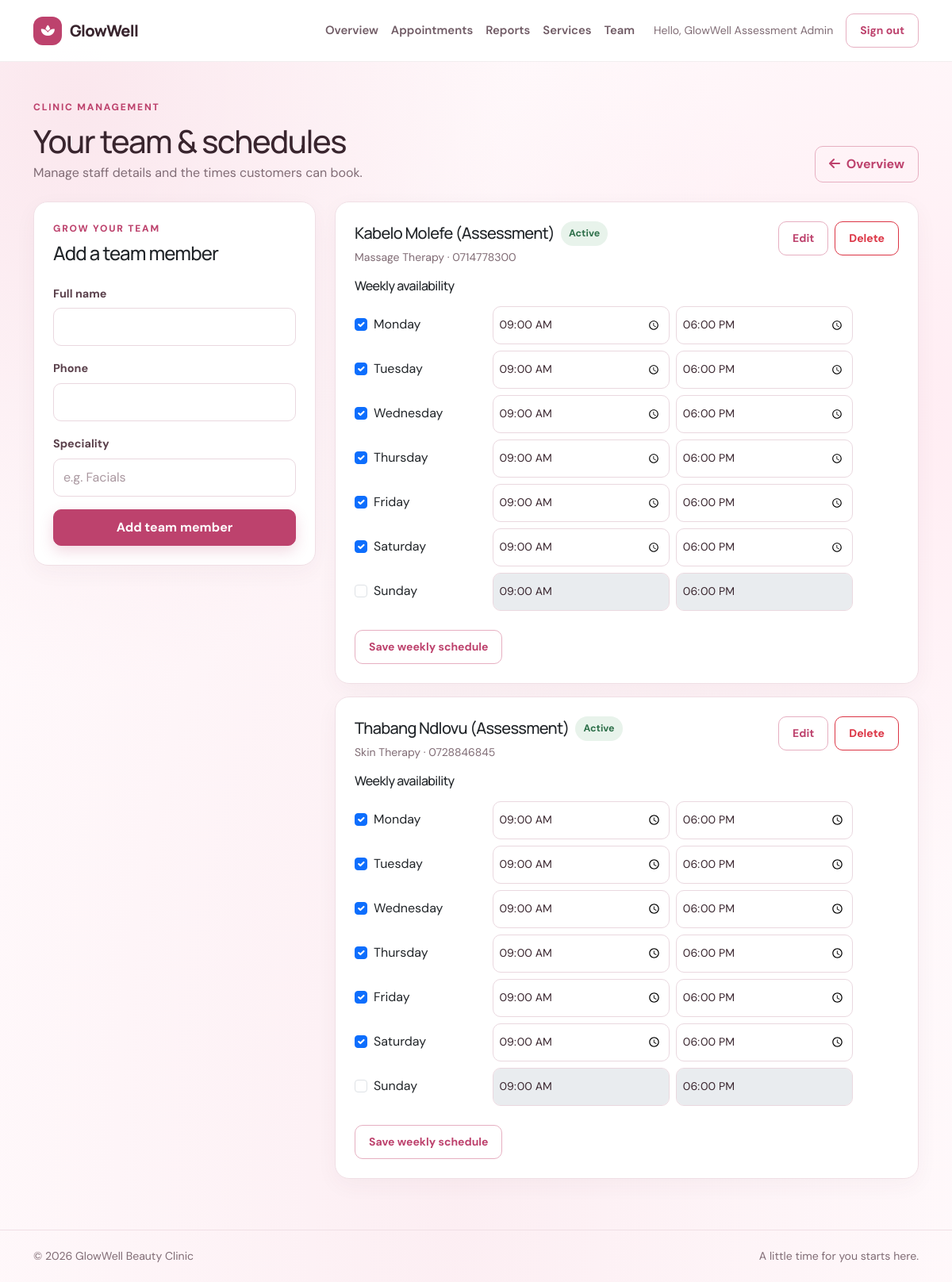
The page /admin/staff.php (signed in) on the database its author committed.
### tables this page shows
CREATE TABLE IF NOT EXISTS staff (
    staff_id INT NOT NULL AUTO_INCREMENT,
    fullname VARCHAR(100) NOT NULL,
    phone VARCHAR(20) NULL,
    speciality VARCHAR(100) NULL,
    status ENUM('Active', 'Inactive') NOT NULL DEFAULT 'Active',
    PRIMARY KEY (staff_id)
);

CREATE TABLE IF NOT EXISTS staff_schedules (
    schedule_id INT NOT NULL AUTO_INCREMENT,
    staff_id INT NOT NULL,
    weekday TINYINT UNSIGNED NOT NULL COMMENT 'ISO weekday: Monday = 1, Sunday = 7',
    start_time TIME NOT NULL,
    end_time TIME NOT NULL,
    PRIMARY KEY (schedule_id),
    UNIQUE KEY uq_staff_schedules_staff_weekday (staff_id, weekday),
    CONSTRAINT chk_staff_schedules_weekday CHECK (weekday BETWEEN 1 AND 7),
    CONSTRAINT chk_staff_schedules_times CHECK (start_time < end_time),
    CONSTRAINT fk_staff_schedules_staff FOREIGN KEY (staff_id)
        REFERENCES staff (staff_id)
        ON DELETE CASCADE
);

### admin/staff.php (the view, shortened to what this page needs)
<?php
require "../config/db.php";
$weekdays = [1 => "Monday", 2 => "Tuesday", 3 => "Wednesday", 4 => "Thursday", 5 => "Friday", 6 => "Saturday", 7 => "Sunday"];
$editMember = null;
$staff = $pdo->query("SELECT * FROM staff ORDER BY fullname ASC")->fetchAll(PDO::FETCH_ASSOC);
$schedules = $pdo->query("SELECT * FROM staff_schedules ORDER BY staff_id, weekday")->fetchAll(PDO::FETCH_ASSOC);
$schedulesByStaff = [];
foreach ($schedules as $schedule) {
    $schedulesByStaff[(int) $schedule["staff_id"]][(int) $schedule["weekday"]] = $schedule;
}
include "../includes/header.php";
?>
<div class="d-flex flex-column flex-sm-row justify-content-between align-items-sm-end gap-3 mb-4">
    <div>
        <span class="eyebrow">Clinic management</span>
        <h1 class="mt-2 mb-1">Your team &amp; schedules</h1>
        <p class="text-muted mb-0">Manage staff details and the times customers can book.</p>
    </div>
    <a class="btn btn-outline-primary" href="dashboard.php"><i class="fa-solid fa-arrow-left me-1" aria-hidden="true"></i> Overview</a>
</div>
<div class="row g-4">
    <div class="col-lg-4">
        <section class="card p-4">
            <span class="eyebrow"><?= $editMember ? "Edit team" : "Grow your team" ?></span>
            <h2 class="h4 mt-2 mb-4"><?= $editMember ? "Update team member" : "Add a team member" ?></h2>
            <form method="post" action="staff.php<?= $editMember ? "?edit=" . (int) $editMember["staff_id"] : "" ?>">
                <div class="mb-3">
                    <label class="form-label" for="fullname">Full name</label>
                    <input class="form-control" id="fullname" name="fullname" type="text" maxlength="100" value="<?= htmlspecialchars($editMember["fullname"] ?? "", ENT_QUOTES, "UTF-8") ?>" required>
                </div>
                <div class="mb-3">
                    <label class="form-label" for="phone">Phone</label>
                    <input class="form-control" id="phone" name="phone" type="tel" maxlength="20" value="<?= htmlspecialchars($editMember["phone"] ?? "", ENT_QUOTES, "UTF-8") ?>">
                </div>
                <div class="mb-3">
                    <label class="form-label" for="speciality">Speciality</label>
                    <input class="form-control" id="speciality" name="speciality" type="text" maxlength="100" value="<?= htmlspecialchars($editMember["speciality"] ?? "", ENT_QUOTES, "UTF-8") ?>" placeholder="e.g. Facials">
                </div>
                <button class="btn btn-primary w-100" type="submit"><?= $editMember ? "Save changes" : "Add team member" ?></button>
            </form>
        </section>
    </div>
    <div class="col-lg-8">
        <?php if (!$staff): ?>
            <section class="card empty-state">No team members have been added yet.</section>
        <?php else: ?>
            <div class="d-grid gap-3">
                <?php foreach ($staff as $member): ?>
                    <?php $memberId = (int) $member["staff_id"]; ?>
                    <section class="card p-4">
                        <div class="d-flex flex-column flex-sm-row justify-content-between gap-3 mb-3">
                            <div>
                                <div class="d-flex align-items-center gap-2 flex-wrap">
                                    <h2 class="h5 mb-0"><?= htmlspecialchars($member["fullname"], ENT_QUOTES, "UTF-8") ?></h2>
                                    <span class="badge-status <?= strtolower($member["status"]) ?>"><?= htmlspecialchars($member["status"], ENT_QUOTES, "UTF-8") ?></span>
                                </div>
                                <div class="text-muted small mt-1"><?= htmlspecialchars($member["speciality"] ?? "", ENT_QUOTES, "UTF-8") ?><?= $member["phone"] ? " · " . htmlspecialchars($member["phone"], ENT_QUOTES, "UTF-8") : "" ?></div>
                            </div>
                            <div class="d-flex gap-2 align-self-start">
                                <a class="btn btn-outline-primary btn-sm" href="staff.php?edit=<?= $memberId ?>">Edit</a>
                                <form method="post" action="staff.php" onsubmit="return confirm('Delete this team member? Staff with appointment history must be marked inactive instead.')">
                                    <button class="btn btn-outline-danger btn-sm" type="submit">Delete</button>
                                </form>
                            </div>
                        </div>
                        <form method="post" action="staff.php" class="schedule-form">
                            <h3 class="h6 mb-3">Weekly availability</h3>
                            <?php foreach ($weekdays as $weekday => $day): ?>
                                <?php $hours = $schedulesByStaff[$memberId][$weekday] ?? null; ?>
                                <div class="row align-items-center g-2 mb-2">
                                    <div class="col-sm-4 col-lg-3">
                                        <div class="form-check">
                                            <input class="form-check-input schedule-toggle" type="checkbox" id="schedule-<?= $memberId ?>-<?= $weekday ?>" name="schedule[<?= $weekday ?>][enabled]" value="1" <?= $hours ? "checked" : "" ?>>
                                            <label class="form-check-label" for="schedule-<?= $memberId ?>-<?= $weekday ?>"><?= $day ?></label>
                                        </div>
                                    </div>
                                    <div class="col-6 col-sm-4">
                                        <input class="form-control form-control-sm schedule-time" aria-label="<?= $day ?> start time" name="schedule[<?= $weekday ?>][start]" type="time" value="<?= $hours ? htmlspecialchars(substr($hours["start_time"], 0, 5), ENT_QUOTES, "UTF-8") : "09:00" ?>" <?= $hours ? "" : "disabled" ?>>
                                    </div>
                                    <div class="col-6 col-sm-4">
                                        <input class="form-control form-control-sm schedule-time" aria-label="<?= $day ?> end time" name="schedule[<?= $weekday ?>][end]" type="time" value="<?= $hours ? htmlspecialchars(substr($hours["end_time"], 0, 5), ENT_QUOTES, "UTF-8") : "18:00" ?>" <?= $hours ? "" : "disabled" ?>>
                                    </div>
                                </div>
                            <?php endforeach; ?>
                            <button class="btn btn-outline-primary btn-sm mt-3" type="submit">Save weekly schedule</button>
                        </form>
                    </section>
                <?php endforeach; ?>
            </div>
        <?php endif; ?>
    </div>
</div>
<?php include "../includes/footer.php"; ?>

### includes/header.php (shortened to what this page needs)
<?php
$role = $_SESSION["role"] ?? "";
$userName = $_SESSION["fullname"] ?? "";
?>
<!DOCTYPE html>
<html lang="en">
<head>
    <link href="https://cdn.jsdelivr.net/npm/bootstrap@5.3.3/dist/css/bootstrap.min.css" rel="stylesheet">
    <link href="../assets/css/style.css" rel="stylesheet">
    <link href="https://cdnjs.cloudflare.com/ajax/libs/font-awesome/6.5.2/css/all.min.css" rel="stylesheet">
</head>
<body>
<nav class="navbar navbar-expand-lg sticky-top">
    <div class="container">
        <a class="navbar-brand" href="../index.php">
            <span class="brand-mark"><i class="fa-solid fa-spa" aria-hidden="true"></i></span>
            GlowWell
        </a>
        <div class="collapse navbar-collapse" id="mainNavigation">
            <?php if ($role === "admin"): ?>
                <div class="navbar-nav ms-auto me-lg-3">
                    <a class="nav-link" href="dashboard.php">Overview</a>
                    <a class="nav-link" href="appointments.php">Appointments</a>
                    <a class="nav-link" href="reports.php">Reports</a>
                    <a class="nav-link" href="services.php">Services</a>
                    <a class="nav-link" href="staff.php">Team</a>
                </div>
            <?php else: ?>
                <div class="navbar-nav ms-auto me-lg-3">
                    <a class="nav-link" href="../index.php">Home</a>
                </div>
            <?php endif; ?>
            <div class="d-flex align-items-center gap-3">
                <?php if ($userName !== ""): ?>
                    <span class="d-none d-lg-inline text-muted small">Hello, <?= htmlspecialchars($userName, ENT_QUOTES, "UTF-8") ?></span>
                    <form method="post" action="../authentication/logout.php">
                        <button type="submit" class="btn btn-outline-primary btn-sm">Sign out</button>
                    </form>
                <?php else: ?>
                    <a href="../authentication/login.php" class="btn btn-outline-primary btn-sm">Sign in</a>
                <?php endif; ?>
            </div>
        </div>
    </div>
</nav>
<main class="container page-container">

### includes/footer.php (shortened to what this page needs)
</main>
<footer class="site-footer">
    <div class="container d-flex flex-column flex-sm-row justify-content-between gap-2">
        <span>&copy; <?= date("Y") ?> GlowWell Beauty Clinic</span>
        <span>A little time for you starts here.</span>
    </div>
</footer>
</body>
</html>

### assets/css/style.css (style rules this page uses)
:root { --ink: #39252e; --muted: #806c75; --accent: #bd426d; --accent-dark: #9f3459; --accent-light: #fff0f4; --cream: #fff9fb; --line: #f0dfe5; --peach: #f8dce5; --shadow: 0 18px 50px rgba(89, 40, 59, 0.1); }
* { box-sizing: border-box; }
body { margin: 0; background: radial-gradient(ellipse at 8% 8%, rgba(248, 220, 229, 0.62), transparent 34rem), radial-gradient(ellipse at 92% 32%, rgba(255, 231, 239, 0.72), transparent 38rem), radial-gradient(ellipse at 48% 92%, rgba(248, 220, 229, 0.38), transparent 42rem), var(--cream); background-attachment: fixed; color: var(--ink); font-family: "DM Sans", "Segoe UI", sans-serif; -webkit-font-smoothing: antialiased; }
h1, h2, h3, h4, h5, .navbar-brand { font-family: "Manrope", "Segoe UI", sans-serif; letter-spacing: -0.035em; }
a { color: var(--accent); }
.navbar { min-height: 78px; border-bottom: 1px solid rgba(89, 40, 59, 0.08); background: rgba(255, 255, 255, 0.96); }
.navbar .container { gap: 24px; }
.navbar-brand { display: inline-flex; align-items: center; gap: 10px; color: var(--ink); font-size: 1.25rem; font-weight: 800; }
.brand-mark { display: grid; width: 36px; height: 36px; place-items: center; border-radius: 12px; background: var(--accent); color: white; font-size: 0.95rem; }
.navbar .nav-link { padding: 10px 12px; color: #705b65; font-size: 0.93rem; font-weight: 600; }
.page-container { min-height: calc(100vh - 160px); padding-top: 44px; padding-bottom: 64px; }
.btn { border-radius: 10px; padding: 10px 17px; font-weight: 700; transition: transform 160ms ease, box-shadow 160ms ease, background-color 160ms ease; }
.btn-primary { border-color: var(--accent); background: var(--accent); box-shadow: 0 7px 18px rgba(189, 66, 109, 0.2); }
.btn-outline-primary { border-color: #e6afc1; color: var(--accent); }
.card { border: 1px solid var(--line); border-radius: 18px; background: #fff; box-shadow: 0 8px 28px rgba(89, 40, 59, 0.045); }
.form-label { margin-bottom: 7px; color: #5b414c; font-size: 0.9rem; font-weight: 700; }
.form-control, .form-select { min-height: 48px; border-color: #ead8df; border-radius: 10px; background-color: #fff; color: var(--ink); }
.form-control::placeholder { color: #aa98a0; }
.eyebrow { color: var(--accent); font-size: 0.75rem; font-weight: 800; letter-spacing: 0.15em; text-transform: uppercase; }
.text-muted, .text-secondary { color: var(--muted) !important; }
.badge-status { display: inline-flex; align-items: center; border-radius: 999px; padding: 6px 10px; background: #f1f3f0; color: #58665e; font-size: 0.78rem; font-weight: 700; }
.badge-status.confirmed, .badge-status.active { background: #e8f3eb; color: #2e704a; }
.site-footer { border-top: 1px solid var(--line); padding: 22px 0; color: var(--muted); font-size: 0.88rem; }

### rows shown on the page
staff: fullname "Kabelo Molefe (Assessment)", status "Active", speciality "Massage Therapy", phone "0714778300", staff_id "☑", day "Monday", staff_id.start_time "09:00", staff_id.end_time "18:00", day "Tuesday", day "Wednesday", day "Thursday", day "Friday", day "Saturday", day "Sunday"
staff: fullname "Thabang Ndlovu (Assessment)", status "Active", speciality "Skin Therapy", phone "0728846845", staff_id "☑", day "Monday", staff_id.start_time "09:00", staff_id.end_time "18:00", day "Tuesday", day "Wednesday", day "Thursday", day "Friday", day "Saturday", day "Sunday"

### other values the page prints
$userName "GlowWell Assessment Admin"
